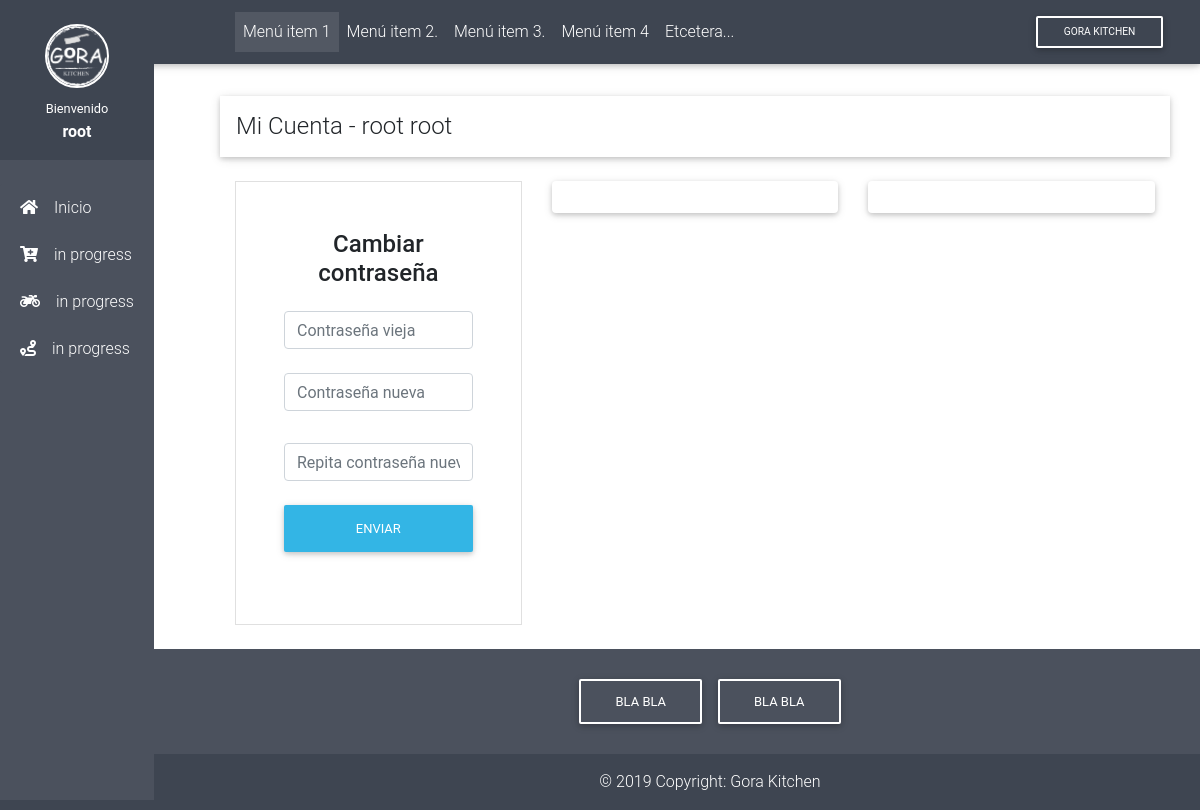
Before: /empresas/account/ (signed in) with the older database file.
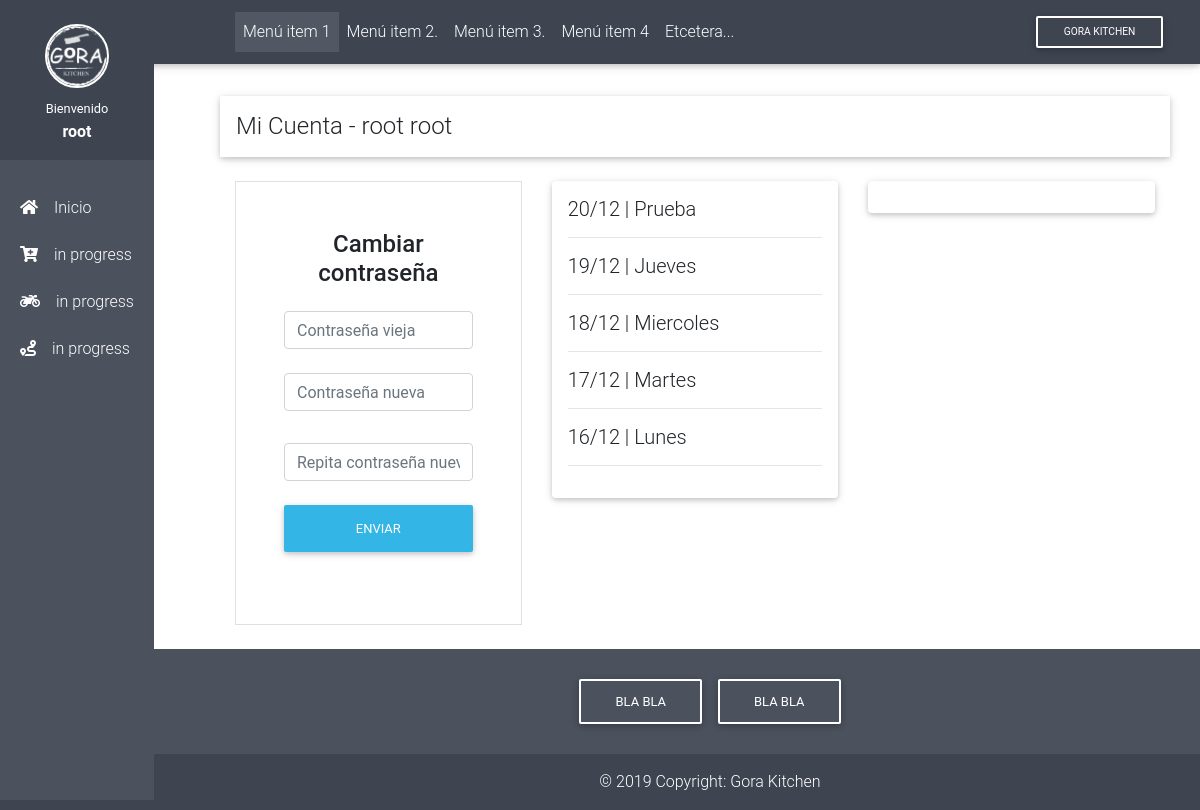
After: the same page with the newer database file.
### usuarios/models.py (models this page shows, shortened)
class User(AbstractBaseUser):
    email = models.EmailField(verbose_name="Email", max_length=60, unique=True)
    date = models.DateTimeField(verbose_name="Fecha de registro", auto_now_add=True)
    first_name = models.CharField(verbose_name="Nombre", max_length=30)
    last_name = models.CharField(verbose_name="Apellido", max_length=30)
    empresa = models.ForeignKey(
        Empresa,
        on_delete=models.SET_NULL,
        verbose_name="Empresa:",
        default=1,
        blank=True,
        null=True
    )
    is_admin = models.BooleanField(default=False)
    is_active = models.BooleanField(default=True)
    is_staff = models.BooleanField(default=False)
    is_superuser = models.BooleanField(default=False)
    objects = UserManager()
    USERNAME_FIELD = "email"
    REQUIRED_FIELDS = ["first_name", "last_name"]

### empresas/models.py (models this page shows, shortened)
class Empresa(models.Model):
    name = models.CharField(max_length=50, default="", verbose_name=u"Nombre")
    phone = models.CharField(max_length=15, default="", verbose_name=u"Teléfono")
    address = models.CharField(max_length=50, default="", verbose_name=u"Dirección")
    def __str__(self):
        return self.name

class Order(models.Model):
    id_empresa = models.ForeignKey(
        Empresa,
        on_delete=models.SET_NULL,
        verbose_name="Empresa:",
        null=True
    )
    id_empleado = models.ForeignKey(
        settings.AUTH_USER_MODEL,
        on_delete=models.SET_NULL,
        null=True
    )
    id_menu = models.ForeignKey(
        Menu,
        on_delete=models.SET_NULL,
        verbose_name="Menú:",
        null=True
    )
    date = models.DateField(
        default=date.today,
        verbose_name=u"Fecha del menú"
    )

class Menu(models.Model):
    name = models.CharField(max_length=50, default="", verbose_name=u"Nombre")
    is_forever = models.BooleanField(default=False, verbose_name=u"Es un menú fijo?")
    date = models.DateTimeField(
        default=django.utils.timezone.now,
        verbose_name=u"Fecha del pedido"
    )
    def __str__(self):
        return self.name

### empresas/views.py (the view)
# urls.py: path('account/', views.account, name='account'),
@login_required(login_url=C.LOGIN_URL)
def account(request):
    orders = Order.objects.filter(id_empleado=request.user).order_by("-date").all()[:5]
    orders2 = Order.objects.filter(id_empleado=request.user).order_by("-date").all()[5:10]
    context = {'title': C.ACCOUNT_TITLE, 'user': request.user, 'orders': orders, 'orders2': orders2}
    return render(request, C.ACCOUNT_TEMPLATE, context)

### empresas/templates/empresas/account.html (shortened to what this page needs)
{% extends 'html.html' %}
{% load static %}
{% block content %}
<div class="row w-100">
    <h4 class="w-100 py-3 px-3 title z-depth-1">Mi Cuenta - {{ user.first_name }} {{ user.last_name }}</h4>
</div>
<div class="row w-100 mt-3">
    <div class="col-md-4">
        <form class="text-center border border-light p-5" action="{% url 'empresas:change_password' %}" method="POST" >{% csrf_token %}
            <p class="h4 mb-4">Cambiar contraseña</p>
            <input type="password" name="old_password" id="old_password" class="form-control mb-4" placeholder="Contraseña vieja" required>
            <input type="password" name="new_password" id="new_password" class="new_password form-control mb-2" placeholder="Contraseña nueva" required minlength="8">
            <input type="password" name="new_password2" id="new_password2" class="new_password form-control mb-4" placeholder="Repita contraseña nueva" required minlength="8">
            <button class="btn btn-info btn-block my-4" type="submit">Enviar</button>
        </form>
    </div>
    <div class="col-md-4">
        <div class="card px-3 py-3">
        {% for o in orders %}
            <h5 class="my-0 mx-0">{{ o.date|date:'d/m' }} | {{ o.id_menu }}</h5>
            <hr>
        {% endfor %}
        </div>
    </div>
    <div class="col-md-4">
        <div class="card px-3 py-3">
        </div>
    </div>
</div>
{% endblock %}

### empresas/templates/html.html (shortened to what this page needs)
    <!DOCTYPE html>
    <html lang="en">
    <head>
        {% load static %}
        <link rel="stylesheet" href="https://use.fontawesome.com/releases/v5.8.1/css/all.css">
        <link href="{% static 'css/bootstrap.min.css' %}" rel="stylesheet">
        <link href="{% static 'css/mdb.min.css' %}" rel="stylesheet">
        <link href="{% static 'css/datatables.min.css' %}" rel="stylesheet">
        <link href="{% static 'css/sidebar.css' %}" rel="stylesheet">
        <link href="{% static 'css/style.css' %}" rel="stylesheet">
    </head>
    <body class="white lighten-3 animated fadeIn">
        {% include 'header.html' %}
        <main class="pt-5 overflow-auto">
            <div class="container-fluid mt-5">
                {% block content %}
                {% endblock %}
            </div>
        </main>
        {% include 'footer.html' %}
    </body>
    </html>

### empresas/templates/header.html (shortened to what this page needs)
{% load static %}
  <header>
    <nav class="navbar fixed-top navbar-expand-lg navbar-dark stylish-color-dark scrolling-navbar">
      <div class="container-fluid">
        <div class="collapse navbar-collapse" id="navbarSupportedContent">
          <ul class="navbar-nav mr-auto">
            <li class="nav-item active">
              <a class="nav-link waves-effect" href="#">Menú item 1
              </a>
            </li>
            <li class="nav-item">
              <a class="nav-link waves-effect" href="https://mdbootstrap.com/education/bootstrap/" target="_blank">Menú item 2.</a>
            </li>
            <li class="nav-item">
              <a class="nav-link waves-effect" href="https://mdbootstrap.com/education/bootstrap/" target="_blank">Menú item 3.</a>
            </li>
            <li class="nav-item">
              <a class="nav-link waves-effect" href="https://mdbootstrap.com/education/bootstrap/" target="_blank">Menú item 4</a>
            </li>
            <li class="nav-item">
              <a class="nav-link waves-effect" href="https://mdbootstrap.com/education/bootstrap/" target="_blank">Etcetera...</a>
            </li>
          </ul>
          <a class="btn btn-outline-white btn-sm my-0" href="">{{ user.empresa }}</a>
        </div>
      </div>
    </nav>
    <div class="sidebar-fixed overflow-auto position-fixed stylish-color">
      <div class="sidebar-user">
        <img src="{% static 'images/logo.png' %}" class="img-fluid rounded-circle mb-2 border-white" alt="Logo de Gora">
        <div>
          <small>Bienvenido</small>
        </div>
        <div class="font-weight-bold">{{ user.first_name }}</div>
      </div>
      <div class="user-logo">
        <div class="user-avatar">
        </div>
      </div>
      <div class="list-group list-group-flush">
        <a href="{% url 'empresas:index' %}" class="list-group-item list-group-item-action stylish-color text-white  waves-effect">
          <i class="fas fa-home mr-3"></i>Inicio
        </a>
        <a href="" class="list-group-item list-group-item-action stylish-color text-white  waves-effect">
          <i class="fas fa-cart-plus mr-3"></i>in progress</a>
        <a href="" class="list-group-item list-group-item-action stylish-color text-white waves-effect">
          <i class="fas fa-motorcycle mr-3"></i>in progress</a>
        <a href="cuenta_corriente.html" class="list-group-item list-group-item-action stylish-color text-white  waves-effect">
          <i class="fas fa-route mr-3"></i>in progress</a>
      </div>
    </div>
  </header>

### empresas/templates/footer.html
    <footer class="page-footer text-center font-small stylish-color darken-2 mt-4 wow fadeIn">
    <div class="py-4">
        <a class="btn btn-outline-white" href="" target="_blank"
        role="button">Bla bla
        </a>
        <a class="btn btn-outline-white" href="" target="_blank" role="button">Bla bla
        </a>
    </div>
    </footer>
    <div class="page-footer text-center footer-copyright stylish-color-dark py-3 ml-0 text-white">
    © 2019 Copyright:
    <a href="" target="_blank" class="text-white"> Gora Kitchen </a>
    </div>

### gestor/static/css/sidebar.css (style rules this page uses)
.sidebar-fixed { height: 100vh; z-index: 1050; background-color: #fff; padding-top: 0; }
.sidebar-fixed .list-group-item { border: none; }
@media (min-width: 1200px) { .navbar, .page-footer, main { padding-left: 220px; } }
.sidebar-user { padding: 1.5rem 1rem 1rem; background: #3E4551; color: white; text-align: center; }
.sidebar-user img { width: 64px; height: 64px; }

### static/css/style.css (style rules this page uses)
.img-fluid, .img-thumbnail { max-width: 100%; height: auto; }
.white { background: white !important }
.footer-copyright { overflow: hidden; color: rgba(255,255,255,.6); }
.border-white { border: 2px solid white }

Changed rows visible on the page:
added Order: date "20/12", id_menu "Prueba"
added Order: date "19/12", id_menu "Jueves"
added Order: date "18/12", id_menu "Miercoles"
added Order: date "17/12", id_menu "Martes"
added Order: date "16/12", id_menu "Lunes"
